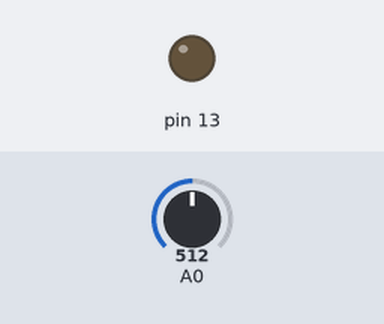
Recording of a sketch running on a simulated Arduino Uno, built with avr-gcc and run on an emulated ATmega328P. Shown: output pins drawn as LEDs (lit = HIGH). Inputs (shaded band) come from the test bench; at power-on: A0 = 512.

Above: at 1.2 s.
1.3 s: A0 set to 469
2.8 s: A0 set to 438
At 3.8 s:
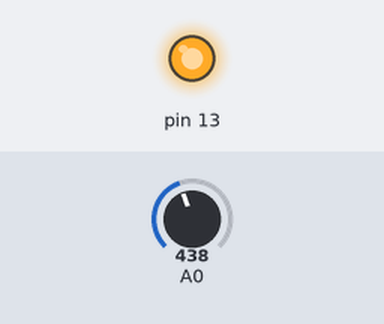
4.3 s: A0 set to 460
At 5.0 s:
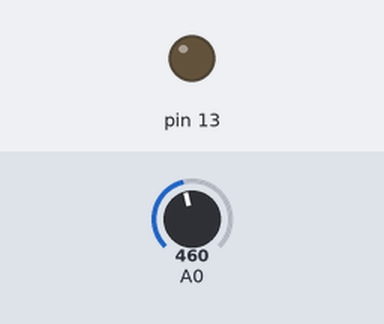
5.8 s: A0 set to 440
At 6.1 s:
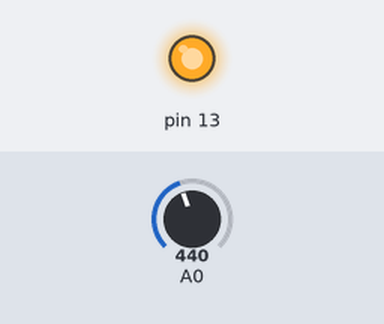
Timing chart, 0 to 8.3 s (numbered marks = the images above; inputs shaded):
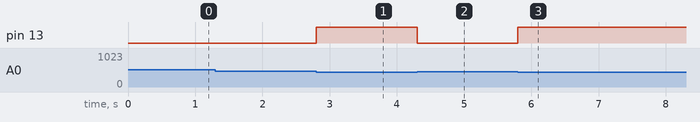

The sketch:

led_senser.ino
```cpp
int v=0;
void setup() {
pinMode(13,OUTPUT);
}
void loop() {
v=analogRead(A0);
if (v>450)
{digitalWrite(13,LOW);}
else
{ digitalWrite(13,HIGH);}
}
```

Measured:
- the behaviour switches between 451 and 450 on A0 (found by bisection; images 0 and 1)
- after the input at 1.3 s, every drawn part: stays the same
- after the input at 2.8 s, pin 13: LOW → HIGH at once
- after the input at 4.3 s, pin 13: HIGH → LOW at once
- after the input at 5.8 s, pin 13: LOW → HIGH at once
